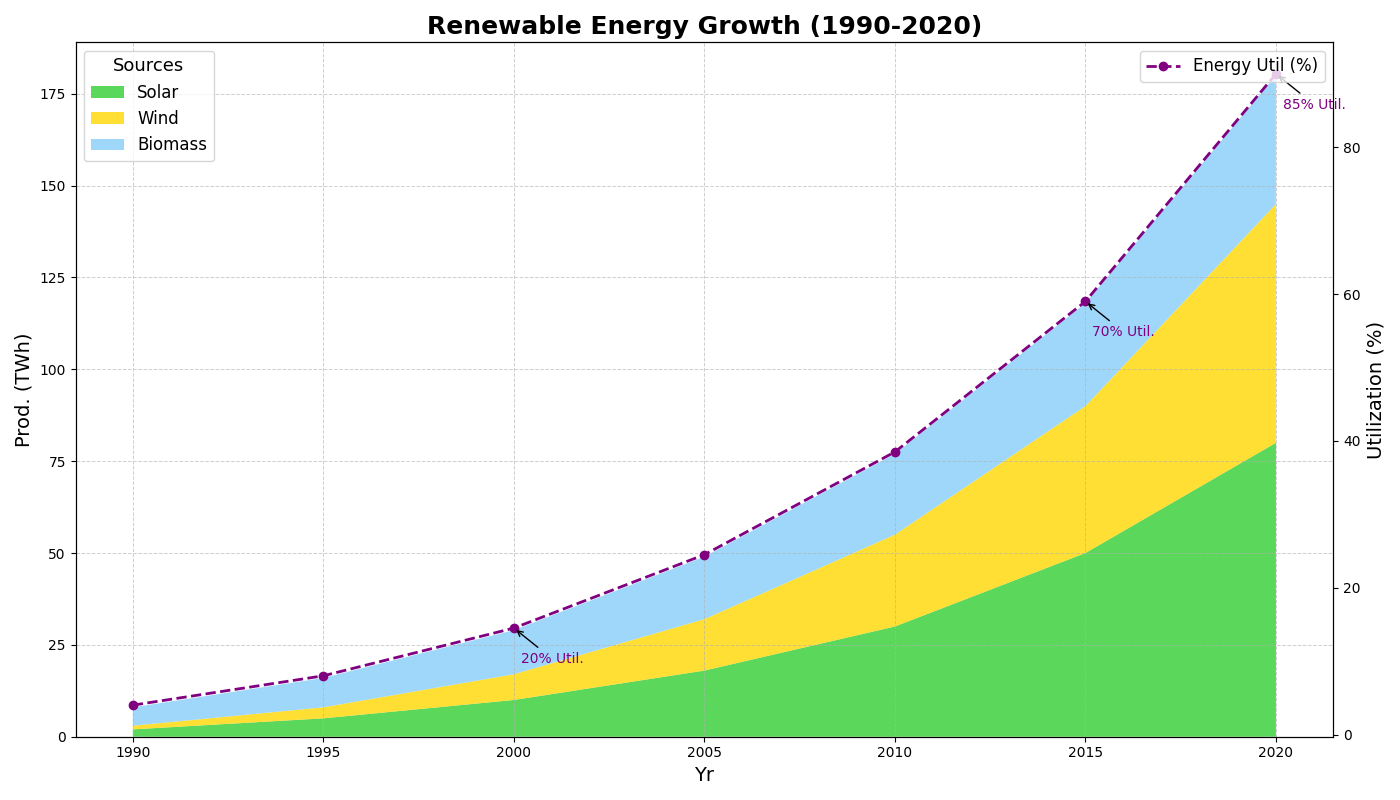

The Python source for this figure:
import matplotlib.pyplot as plt
import numpy as np

years = np.arange(1990, 2022, 5)

renewable_energy_data = {
    'Solar': np.array([2, 5, 10, 18, 30, 50, 80]),
    'Wind': np.array([1, 3, 7, 14, 25, 40, 65]),
    'Biomass': np.array([5, 8, 12, 17, 22, 28, 35])
}

total_renewable_energy = np.sum(list(renewable_energy_data.values()), axis=0)
total_energy_potential = 200

fig, ax1 = plt.subplots(figsize=(14, 8))

ax1.stackplot(years, renewable_energy_data.values(), labels=renewable_energy_data.keys(), 
              colors=['#32CD32', '#FFD700', '#87CEFA'], alpha=0.8)

ax1.set_title('Renewable Energy Growth (1990-2020)', 
              fontsize=18, fontweight='bold', ha='center')
ax1.set_xlabel('Yr', fontsize=14)
ax1.set_ylabel('Prod. (TWh)', fontsize=14)

ax2 = ax1.twinx()
total_energy_percentage = (total_renewable_energy / total_energy_potential) * 100
ax2.plot(years, total_energy_percentage, color='purple', linestyle='--', marker='o', linewidth=2, label='Energy Util (%)')
ax2.set_ylabel('Utilization (%)', fontsize=14)

ax1.legend(loc='upper left', title='Sources', fontsize=12, title_fontsize='13')
ax2.legend(loc='upper right', fontsize=12)

milestones = {
    2000: (total_energy_percentage[2], '20% Util.'),
    2015: (total_energy_percentage[5], '70% Util.'),
    2020: (total_energy_percentage[6], '85% Util.')
}
for year, (percent, text) in milestones.items():
    ax2.annotate(f'{text}', xy=(year, percent), xycoords='data', 
                 xytext=(5, -25), textcoords='offset points',
                 arrowprops=dict(facecolor='black', arrowstyle='->'), 
                 fontsize=10, color='purple')

ax1.grid(True, linestyle='--', linewidth=0.7, alpha=0.6)
plt.tight_layout()
plt.show()
